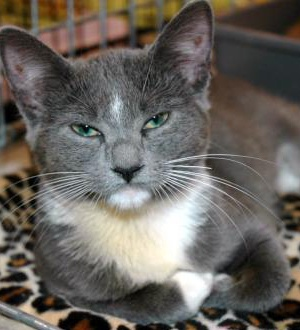
#> input picture Assignment1/data/cat_0030.jpg, 300 x 330 px; its folder holds only this picture in this run
$ jupyter execute --allow-errors picture_analysis.ipynb
#> lines starting #> are read from the running program, lines starting #| are printed output that depends on the picture
## Visual analysis of pictures

__Hanna Matera__

Images are retrieved from the webpage: https://www.kaggle.com/prasunroy/natural-images

Importing necessary packages

[cell 1]
import os
import numpy as np # creating an abbreviation to save keystrokes
import pandas as pd
import cv2
import numpy as np
import matplotlib as mpl
import matplotlib.pyplot as plt
from pathlib import Path

Installing opencv manually (as I ran into issues)

Defining a data frame where the results go, specifying data path from which images are retrieved and a lits of images from the folder

[cell 2]
#filepath
data_path = os.path.join("data")


# define pandas with appropriate column names
Columns = ['filename','width','height']
DATA = pd.DataFrame(columns = Columns)

# Create a list of all filenames in the image folder.
filelist = []
basepath = Path(data_path)
files_in_basepath = basepath.iterdir()
for item in files_in_basepath:
    if item.is_file():
        filelist.append(item.name)
#> further down, image is the input picture: shape (330, 300, 3); mean B, G, R 93.5, 99.4, 103.9

Creating a function that splits up the image

[cell 3]
def image_split(h1, h2, w1, w2, image):
#> called with h1 = 0, h2 = 165, w1 = 0, w2 = 150
    new_image = image[h1:h2, w1:w2]
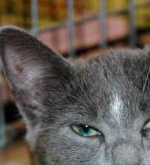
#> new_image: shape (165, 150, 3); mean B, G, R 82.2, 90.1, 98

    return(new_image)

Creating a loop which slices images, saves them separately in a new folder and creates a data frame containing information about their properties (such as height, width and number of channels)

#> (a cell that did not finish here is left out)

#> call 2 of image_split, with h1 = 0, h2 = 165, w1 = 150, w2 = 300
#> in image_split (call 2), `new_image = image[h1:h2, w1:w2]`:
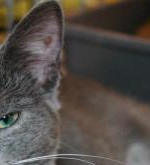
#> new_image: shape (165, 150, 3); mean B, G, R 70.5, 75.7, 81.8
    bottom_left = image_split(new_height,height,0, new_width,image)
#> call 3 of image_split, with h1 = 165, h2 = 330, w1 = 0, w2 = 150
#> in image_split (call 3), `new_image = image[h1:h2, w1:w2]`:
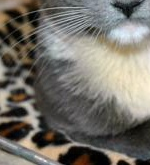
#> new_image: shape (165, 150, 3); mean B, G, R 105.5, 113, 116.2
    bottom_right = image_split(new_height,height,new_width, width,image)
#> call 4 of image_split, with h1 = 165, h2 = 330, w1 = 150, w2 = 300
#> in image_split (call 4), `new_image = image[h1:h2, w1:w2]`:
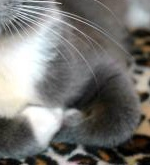
#> new_image: shape (165, 150, 3); mean B, G, R 115.8, 118.8, 119.8

    # collect the 4 image objects in a string
    new_images = [top_left, top_right,bottom_left, bottom_right]

    # Loop over each of the 4 split images generated from one image, save them, and put them into to the dataframe
    img_count = 1

    for img in new_images:

        # Generate unique filename
        new_filename = filename [:-4] + "_slice" + str(img_count) + ".jpg"

        # save the split image
        outfile = os.path.join("new_img", new_filename) # joining filepath and new filename.
        cv2.imwrite(outfile, img)

        # Save to dataframe
        DATA = DATA.append({
            'filename': new_filename,
            'height': new_height,
            'width': new_width
            }, ignore_index=True)

        img_count = img_count + 1

# Save the dataframe as a csv file
DATA.to_csv("image_data.csv")

$ run again, on Assignment1/data/cat_0034.jpg
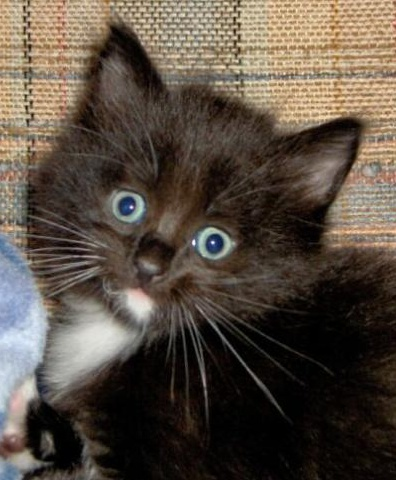
#> input picture Assignment1/data/cat_0034.jpg, 396 x 480 px
#> image is the input picture: shape (480, 396, 3); mean B, G, R 65.7, 76.6, 87.5
#> in image_split (call 3), `new_image = image[h1:h2, w1:w2]`:
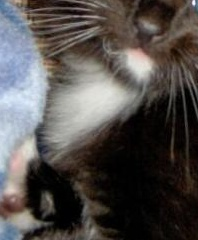
#> new_image: shape (240, 198, 3); mean B, G, R 76.2, 78.5, 82.7
#> in image_split (call 4), `new_image = image[h1:h2, w1:w2]`:
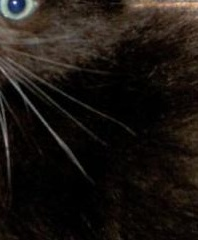
#> new_image: shape (240, 198, 3); mean B, G, R 17.5, 21.8, 27.2

$ run again, on Assignment1/data/cat_0035.jpg
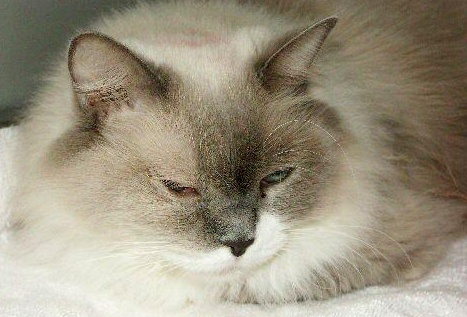
#> input picture Assignment1/data/cat_0035.jpg, 467 x 317 px
#> image is the input picture: shape (317, 467, 3); mean B, G, R 126.2, 145.8, 154.6
#> new_image: shape (158, 234, 3)
#> in image_split (call 3), `new_image = image[h1:h2, w1:w2]`:
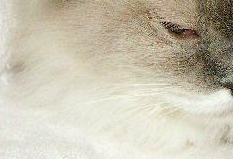
#> new_image: shape (159, 233, 3); mean B, G, R 176.1, 194.5, 200.7
#> in image_split (call 4), `new_image = image[h1:h2, w1:w2]`:
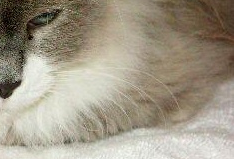
#> new_image: shape (159, 234, 3); mean B, G, R 135.2, 152.2, 160.5

$ run again, on Assignment1/data/cat_0036.jpg
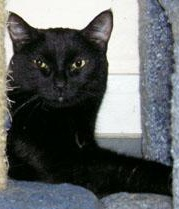
#> input picture Assignment1/data/cat_0036.jpg, 179 x 209 px
#> image is the input picture: shape (209, 179, 3); mean B, G, R 98.2, 97.7, 94
#> new_image: shape (104, 90, 3)
#> in image_split (call 3), `new_image = image[h1:h2, w1:w2]`:
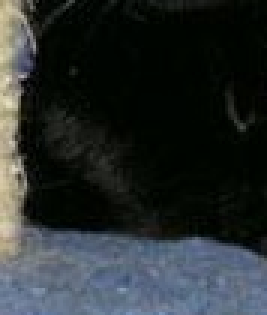
#> new_image: shape (105, 89, 3) (shown 3 times larger); mean B, G, R 45.2, 44.8, 39.2
#> in image_split (call 4), `new_image = image[h1:h2, w1:w2]`:
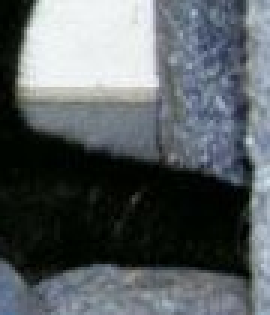
#> new_image: shape (105, 90, 3) (shown 3 times larger); mean B, G, R 97.9, 95, 88.6

$ run again, on Assignment1/data/cat_0031.jpg
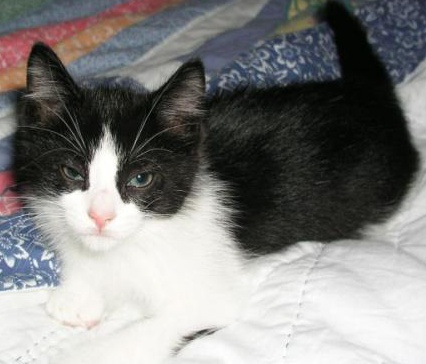
#> input picture Assignment1/data/cat_0031.jpg, 426 x 364 px
#> image is the input picture: shape (364, 426, 3); mean B, G, R 127, 128.2, 128.6
#> in image_split (call 4), `new_image = image[h1:h2, w1:w2]`:
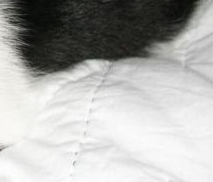
#> new_image: shape (182, 213, 3); mean B, G, R 173.1, 175.2, 174.9
